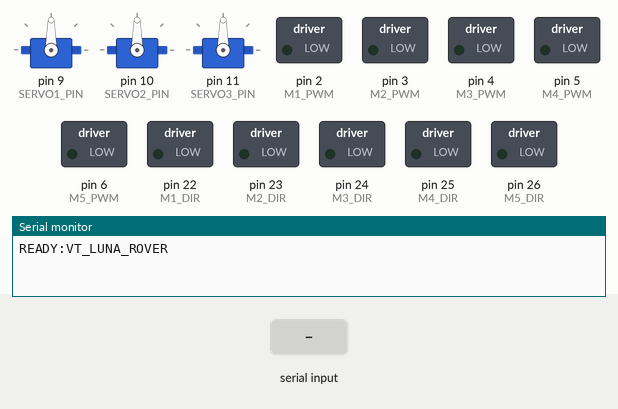
Recording of a sketch running on a simulated Arduino Mega 2560, built with avr-gcc and run on an emulated ATmega2560. Shown: 3 × servo, switched loads named in the sketch (green lamp = pin HIGH), the last lines printed to the serial monitor. The test bench sets the inputs (shaded band).

Above: at 1.2 s.
1.3 s: "MECH:1\n" received over Serial
At 1.55 s:
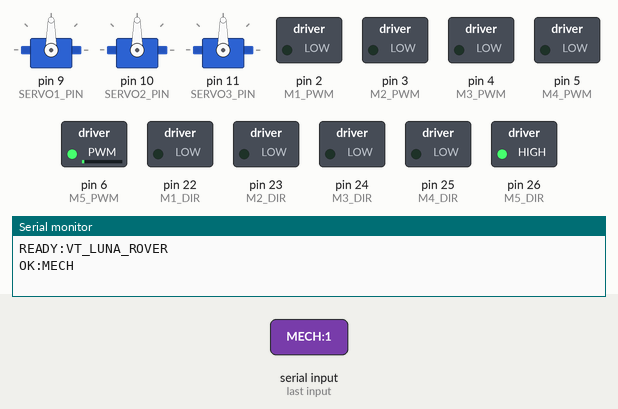
3.3 s: "MECH:150\n" received over Serial
At 3.7 s:
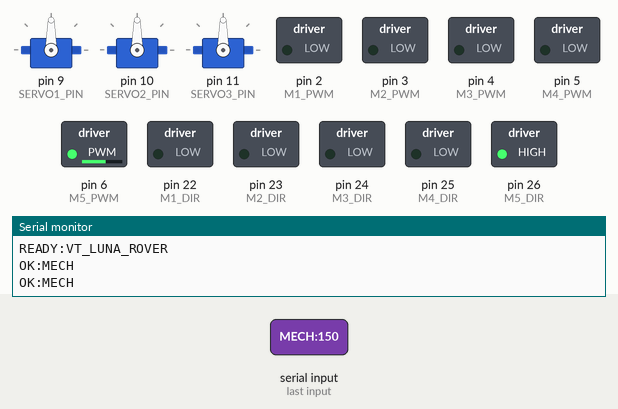
Timing chart, 0 to 6.3 s (numbered marks = the images above; inputs shaded):
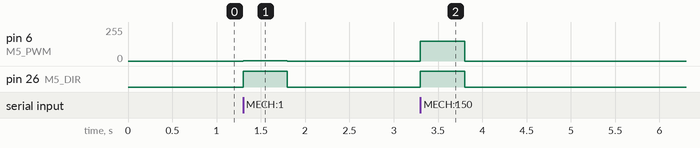

Measured:
- after the input at 1.3 s, pin 6 (M5_PWM): 0/255 → 1/255 at once, → 0/255 0.50 s later; pin 26 (M5_DIR): LOW → HIGH at once, → LOW 0.50 s later
- after the input at 3.3 s, pin 6 (M5_PWM): 0/255 → 150/255 at once, → 0/255 0.50 s later; pin 26 (M5_DIR): LOW → HIGH at once, → LOW 0.50 s later

The sketch:

arduino_motor_control.ino
```cpp
// VT LUNA Rover - Arduino Motor Control
// Controls 5 Cytron MD30C motor drivers and 3 servos
// Gets commands from Raspberry Pi over Serial at 115200 baud
//
// Motor layout (top view):
//   M1 Front-Left    M3 Front-Right
//   M2 Rear-Left     M4 Rear-Right
//   M5 Mechanism motor
//
// Each Cytron MD30C only needs 2 pins: PWM (speed) and DIR (direction)
//
// Commands the Pi sends over Serial:
//   DRIVE:left,right   speeds from -255 to 255
//   MECH:speed         mechanism motor, -255 to 255
//   SERVO:s1,s2,s3     three servo angles, 0 to 180
//   STOP               stop everything
//   PING               health check, Arduino replies PONG

#include <Servo.h>

// Motor pins: each driver gets a PWM pin and a DIR pin
int M1_PWM = 2;   int M1_DIR = 22;  // Front-Left
int M2_PWM = 3;   int M2_DIR = 23;  // Rear-Left
int M3_PWM = 4;   int M3_DIR = 24;  // Front-Right
int M4_PWM = 5;   int M4_DIR = 25;  // Rear-Right
int M5_PWM = 6;   int M5_DIR = 26;  // Mechanism

// Servo pins
int SERVO1_PIN = 9;
int SERVO2_PIN = 10;
int SERVO3_PIN = 11;

Servo servo1;
Servo servo2;
Servo servo3;

// Serial reading
String inputBuffer = "";
bool cmdReady = false;

// Watchdog timer - stops motors if Pi goes quiet for 500ms
unsigned long lastCmdTime = 0;
unsigned long WATCHDOG_MS = 500;

void setup() {
  Serial.begin(115200);

  // Set all motor pins as outputs
  pinMode(M1_PWM, OUTPUT); pinMode(M1_DIR, OUTPUT);
  pinMode(M2_PWM, OUTPUT); pinMode(M2_DIR, OUTPUT);
  pinMode(M3_PWM, OUTPUT); pinMode(M3_DIR, OUTPUT);
  pinMode(M4_PWM, OUTPUT); pinMode(M4_DIR, OUTPUT);
  pinMode(M5_PWM, OUTPUT); pinMode(M5_DIR, OUTPUT);

  // Attach servos and center them at startup
  servo1.attach(SERVO1_PIN);
  servo2.attach(SERVO2_PIN);
  servo3.attach(SERVO3_PIN);
  servo1.write(90);
  servo2.write(90);
  servo3.write(90);

  stopAll();

  Serial.println("READY:VT_LUNA_ROVER");
}

void loop() {
  // Run the command if we got a full line
  if (cmdReady) {
    parseCommand(inputBuffer);
    inputBuffer = "";
    cmdReady = false;
  }

  // Stop motors if we havent heard from the Pi in a while
  if (millis() - lastCmdTime > WATCHDOG_MS) {
    stopAll();
  }
}

// Build up the command string one character at a time
void serialEvent() {
  while (Serial.available()) {
    char c = (char)Serial.read();
    if (c == '\n') {
      cmdReady = true;
    } else {
      inputBuffer += c;
    }
  }
}

// Figure out what command came in and run it
void parseCommand(String cmd) {
  cmd.trim();
  if (cmd.length() == 0) return;

  lastCmdTime = millis();

  int colon = cmd.indexOf(':');
  String key = (colon >= 0) ? cmd.substring(0, colon) : cmd;
  String val = (colon >= 0) ? cmd.substring(colon + 1) : "";

  if (key == "DRIVE") {
    int comma = val.indexOf(',');
    if (comma < 0) { Serial.println("ERR:DRIVE_FMT"); return; }
    int leftSpeed  = constrain(val.substring(0, comma).toInt(), -255, 255);
    int rightSpeed = constrain(val.substring(comma + 1).toInt(), -255, 255);
    setMotor(M1_PWM, M1_DIR, leftSpeed);
    setMotor(M2_PWM, M2_DIR, leftSpeed);
    setMotor(M3_PWM, M3_DIR, rightSpeed);
    setMotor(M4_PWM, M4_DIR, rightSpeed);
    Serial.println("OK:DRIVE");
  }

  else if (key == "MECH") {
    int speed = constrain(val.toInt(), -255, 255);
    setMotor(M5_PWM, M5_DIR, speed);
    Serial.println("OK:MECH");
  }

  else if (key == "SERVO") {
    int c1 = val.indexOf(',');
    int c2 = val.indexOf(',', c1 + 1);
    if (c1 < 0 || c2 < 0) { Serial.println("ERR:SERVO_FMT"); return; }
    servo1.write(constrain(val.substring(0, c1).toInt(), 0, 180));
    servo2.write(constrain(val.substring(c1 + 1, c2).toInt(), 0, 180));
    servo3.write(constrain(val.substring(c2 + 1).toInt(), 0, 180));
    Serial.println("OK:SERVO");
  }

  else if (key == "STOP") {
    stopAll();
    Serial.println("OK:STOP");
  }

  else if (key == "PING") {
    Serial.println("PONG");
  }

  else {
    Serial.println("ERR:UNKNOWN");
  }
}

// Drive a single Cytron MD30C motor
// speed: positive = forward, negative = reverse, 0 = stop
void setMotor(int pwmPin, int dirPin, int speed) {
  if (speed > 0) {
    digitalWrite(dirPin, HIGH);
    analogWrite(pwmPin, speed);
  } else if (speed < 0) {
    digitalWrite(dirPin, LOW);
    analogWrite(pwmPin, -speed);
  } else {
    digitalWrite(dirPin, LOW);
    analogWrite(pwmPin, 0);
  }
}

// Stop all 5 motors
void stopAll() {
  setMotor(M1_PWM, M1_DIR, 0);
  setMotor(M2_PWM, M2_DIR, 0);
  setMotor(M3_PWM, M3_DIR, 0);
  setMotor(M4_PWM, M4_DIR, 0);
  setMotor(M5_PWM, M5_DIR, 0);
}
```
